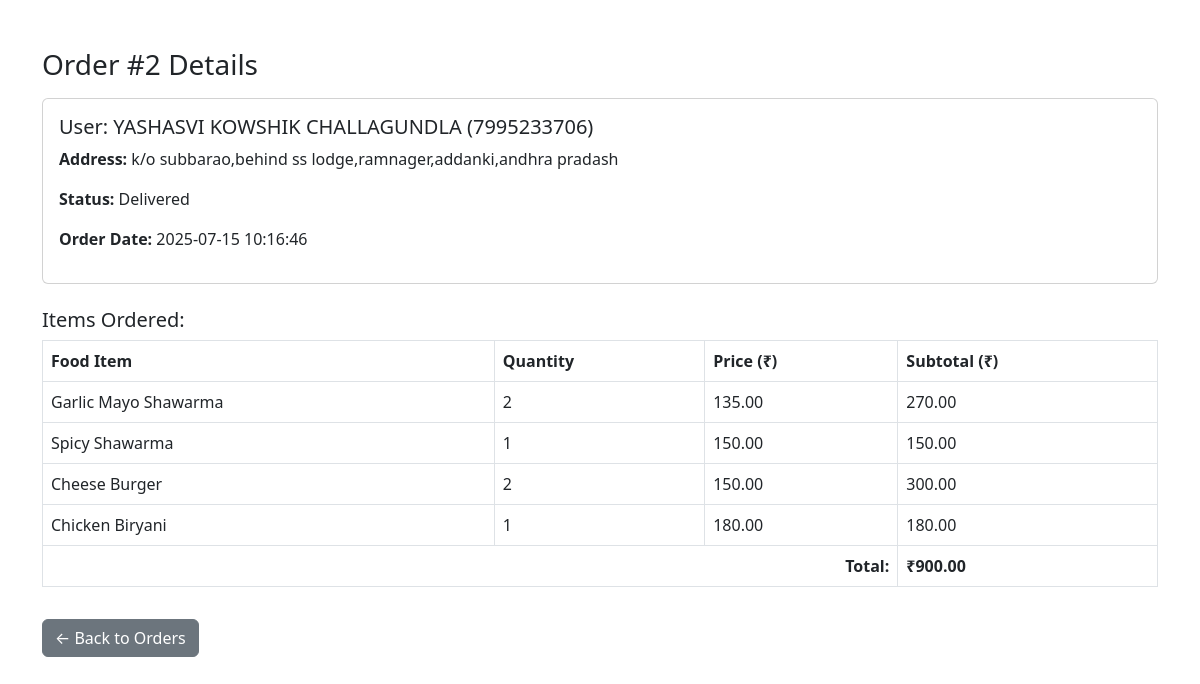
Screenshot of /order_details.php?id=2 (signed in) with the database file from the repository.
### tables this page shows
CREATE TABLE `orders` (
  `id` int(11) NOT NULL,
  `user_id` int(11) DEFAULT NULL,
  `total_amount` decimal(10,2) DEFAULT NULL,
  `coupon_applied` varchar(50) DEFAULT NULL,
  `delivery_address` text DEFAULT NULL,
  `order_date` timestamp NOT NULL DEFAULT current_timestamp(),
  `status` enum('Pending','Processing','Delivered') DEFAULT 'Pending'
);

CREATE TABLE `users` (
  `id` int(11) NOT NULL,
  `name` varchar(100) NOT NULL,
  `mobile` varchar(15) NOT NULL,
  `email` varchar(100) NOT NULL,
  `address` text NOT NULL,
  `password` varchar(255) NOT NULL,
  `created_at` timestamp NOT NULL DEFAULT current_timestamp()
);

CREATE TABLE `order_items` (
  `id` int(11) NOT NULL,
  `order_id` int(11) DEFAULT NULL,
  `food_id` int(11) DEFAULT NULL,
  `quantity` int(11) DEFAULT 1,
  `price` decimal(10,2) DEFAULT NULL
);

CREATE TABLE `food_items` (
  `id` int(11) NOT NULL,
  `name` varchar(100) NOT NULL,
  `description` text DEFAULT NULL,
  `price` decimal(10,2) NOT NULL,
  `image` varchar(255) DEFAULT NULL,
  `category_id` int(11) DEFAULT NULL
);

### order_details.php (the view, shortened to what this page needs)
<?php
include("db.php");
$order_id = intval($_GET['id']);
$order_query = "SELECT orders.*, users.name, users.mobile
                FROM orders
                JOIN users ON orders.user_id = users.id
                WHERE orders.id = $order_id";
$order_result = mysqli_query($conn, $order_query);
$order = mysqli_fetch_assoc($order_result);
$items_query = "SELECT order_items.*, food_items.name AS food_name
                FROM order_items
                JOIN food_items ON order_items.food_id = food_items.id
                WHERE order_items.order_id = $order_id";
$items_result = mysqli_query($conn, $items_query);
?>
<!DOCTYPE html>
<html lang="en">
<head>
    <link href="https://cdn.jsdelivr.net/npm/bootstrap@5.3.0/dist/css/bootstrap.min.css" rel="stylesheet">
</head>
<body>
<div class="container mt-5">
    <h3 class="mb-3">Order #<?= $order_id ?> Details</h3>
    <div class="card mb-4">
        <div class="card-body">
            <h5>User: <?= htmlspecialchars($order['name']) ?> (<?= htmlspecialchars($order['mobile']) ?>)</h5>
            <p><strong>Address:</strong> <?= htmlspecialchars($order['delivery_address']) ?></p>
            <p><strong>Status:</strong> <?= $order['status'] ?></p>
            <p><strong>Order Date:</strong> <?= $order['order_date'] ?></p>
        </div>
    </div>
    <h5>Items Ordered:</h5>
    <table class="table table-bordered">
        <thead>
            <tr>
                <th>Food Item</th>
                <th>Quantity</th>
                <th>Price (₹)</th>
                <th>Subtotal (₹)</th>
            </tr>
        </thead>
        <tbody>
            <?php
            $grand_total = 0;
            while ($item = mysqli_fetch_assoc($items_result)) {
                $subtotal = $item['price'] * $item['quantity'];
                $grand_total += $subtotal;
                echo "<tr>
                        <td>{$item['food_name']}</td>
                        <td>{$item['quantity']}</td>
                        <td>{$item['price']}</td>
                        <td>" . number_format($subtotal, 2) . "</td>
                      </tr>";
            }
            ?>
            <tr>
                <td colspan="3" class="text-end"><strong>Total:</strong></td>
                <td><strong>₹<?= number_format($grand_total, 2) ?></strong></td>
            </tr>
        </tbody>
    </table>
    <a href="admin_orders.php" class="btn btn-secondary mt-3">← Back to Orders</a>
</div>
</body>
</html>

### rows the page displays
orders: user.name "YASHASVI KOWSHIK CHALLAGUNDLA", user.mobile "7995233706", delivery_address "k/o subbarao,behind ss lodge,ramnager,addanki,andhra pradash", status "Delivered", order_date "2025-07-15 10:16:46"
order_items: food.name "Garlic Mayo Shawarma", quantity "2", price "135.00", subtotal "270.00"
order_items: food.name "Spicy Shawarma", quantity "1", price "150.00"
order_items: food.name "Cheese Burger", quantity "2", price "150.00", subtotal "300.00"
order_items: food.name "Chicken Biryani", quantity "1", price "180.00"

### other values shown
$order_id "2"
$grand_total "900.00"
